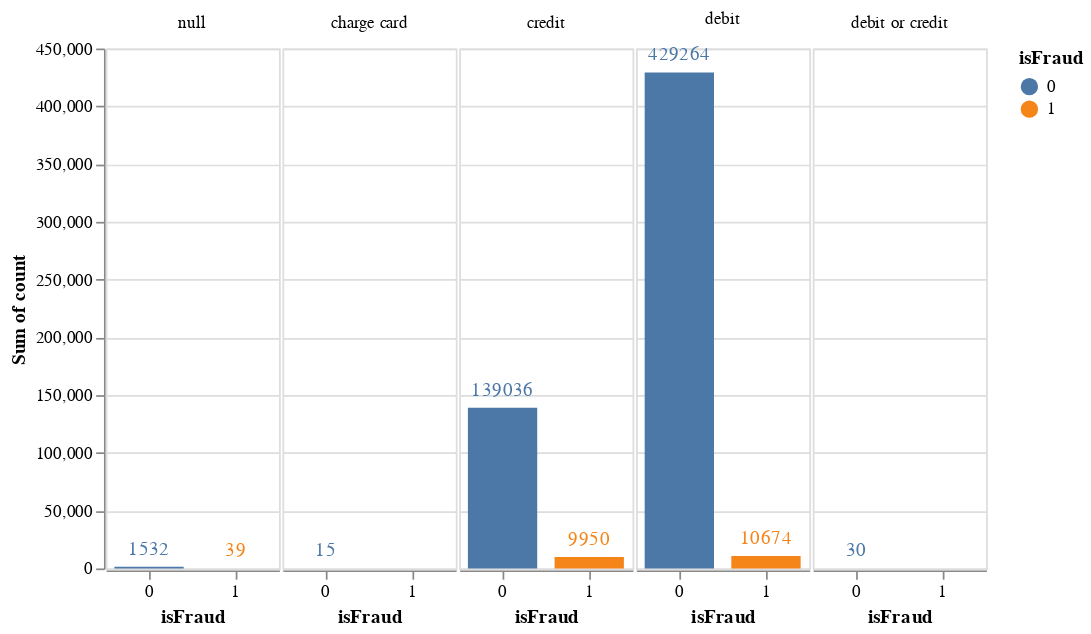

Write notebook code for a chart like this one.
### Code cell
bar_chart = alt.Chart(card6Group).encode(
    alt.X("isFraud:O", axis=alt.Axis(labelAngle=0)),
    alt.Y("sum(count):Q"),
    alt.Color("isFraud:N"),
    alt.Text("sum(count):Q", format=".0f"),
).properties(height=alt.Step(50), width=100)

alt.layer(
    bar_chart.mark_bar(size=40),
    bar_chart.mark_text(dy=-10)
).facet(
    alt.Column("card6:N", title=None)
).configure_facet(spacing=0)

### Figure 1 — Vega-Lite specification as saved in the notebook (floating-point values rounded to 4 significant figures)
{"$schema": "https://vega.github.io/schema/vega-lite/v4.17.0.json", "config": {"facet": {"spacing": 0}, "view": {"continuousHeight": 300, "continuousWidth": 400}}, "data": {"name": "data-9c3d732ca426aee2a575abd71ff0fc28"}, "datasets": {"data-9c3d732ca426aee2a575abd71ff0fc28": [{"card6": "charge card", "count": 15, "isFraud": 0}, {"card6": "credit", "count": 139036, "isFraud": 0}, {"card6": "credit", "count": 9950, "isFraud": 1}, {"card6": "debit", "count": 429264, "isFraud": 0}, {"card6": "debit", "count": 10674, "isFraud": 1}, {"card6": "debit or credit", "count": 30, "isFraud": 0}, {"card6": null, "count": 1532, "isFraud": 0}, {"card6": null, "count": 39, "isFraud": 1}]}, "facet": {"field": "card6", "title": null, "type": "nominal"}, "spec": {"layer": [{"encoding": {"color": {"field": "isFraud", "type": "nominal"}, "text": {"aggregate": "sum", "field": "count", "format": ".0f", "type": "quantitative"}, "x": {"axis": {"labelAngle": 0}, "field": "isFraud", "type": "ordinal"}, "y": {"aggregate": "sum", "field": "count", "type": "quantitative"}}, "height": {"step": 50}, "mark": {"size": 40, "type": "bar"}, "width": 100}, {"encoding": {"color": {"field": "isFraud", "type": "nominal"}, "text": {"aggregate": "sum", "field": "count", "format": ".0f", "type": "quantitative"}, "x": {"axis": {"labelAngle": 0}, "field": "isFraud", "type": "ordinal"}, "y": {"aggregate": "sum", "field": "count", "type": "quantitative"}}, "height": {"step": 50}, "mark": {"dy": -10, "type": "text"}, "width": 100}]}}
